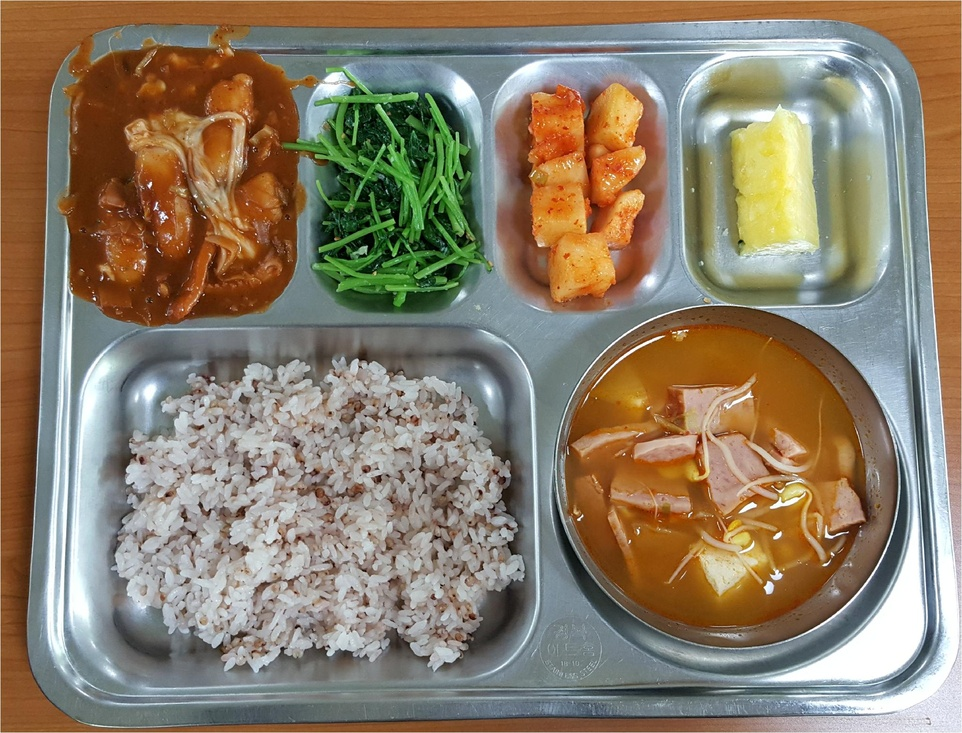
#> input picture APP(Android)/assets/images/meal1.jpg, 962 x 733 px, shrunk from 2048 x 1561 before the run; its folder holds only this picture in this run
$ python -i image_pro.test.py   (imports and definitions only)   (older library calls are emulated)
#> lines starting #> are read from the running program, lines starting #| are printed output that depends on the picture; after the words box and inside, x2 and y2 are one past the last pixel; in counts of white or black regions, pixels touching at a corner belong together
#> further down, picture is the input picture: shape (733, 962, 3); mean B, G, R 105, 125.5, 139.2
import cv2
import sys
import numpy as np
import os
import math
from skimage.feature import peak_local_max
from skimage.morphology import watershed
from scipy import ndimage
import imutils

import utill
'''
draw = cv2.rectangle(draw, (50, 50), (430, 270), (0, 255, 0), 2)
draw = cv2.rectangle(draw, (245, 155), (420, 260), (0, 255, 0), 2)
draw = cv2.rectangle(draw, (60, 155), (235, 260), (0, 255, 0), 2)

draw = cv2.rectangle(draw, (60, 60), (175, 145), (0, 255, 0), 2)
draw = cv2.rectangle(draw, (185, 60), (300, 145), (0, 255, 0), 2)
draw = cv2.rectangle(draw, (310, 60), (420, 145), (0, 255, 0), 2)
'''
class Image_Processing:
	def __init__(self,image):
		self.image = image
		self.images = cv2.cvtColor(self.image, cv2.COLOR_BGR2GRAY)
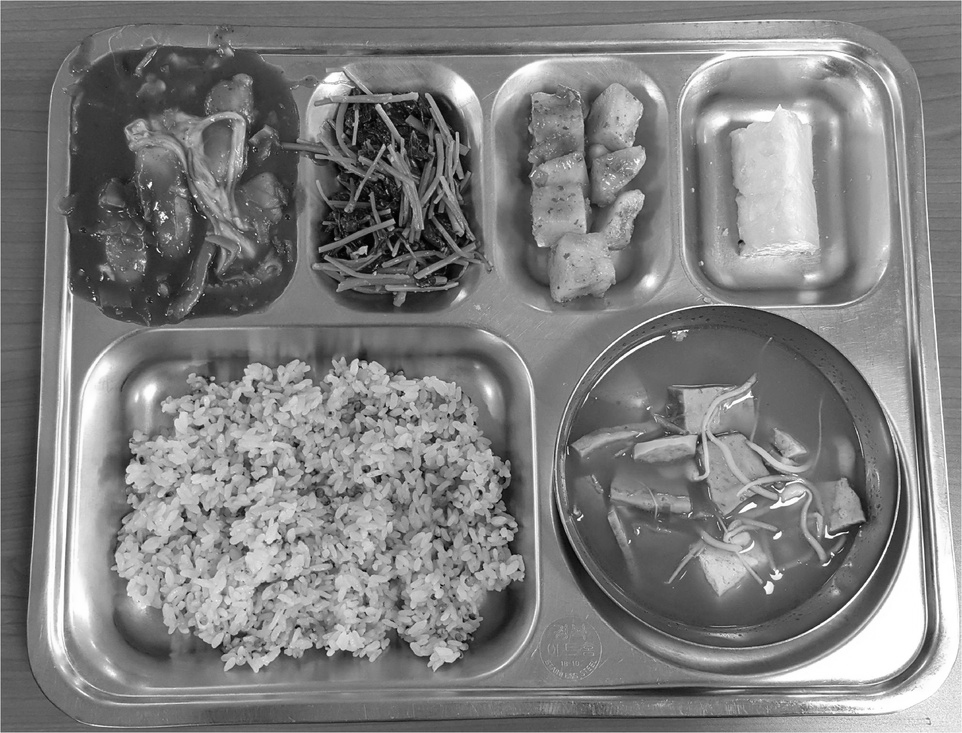
#> self.images: shape (733, 962); min 0, max 255, mean 127.3
		self.image_lenght_x,self.image_lenght_y,_ =  self.image.shape
#> self.image_lenght_x = 733; self.image_lenght_y = 962
		cv2.imwrite("1.png", self.image)
		# Set values equal to or above 220 to 0.
		# Set values below 220 to 255.
		im_th = cv2.threshold(self.images, 180, 255, cv2.THRESH_BINARY_INV)[1]
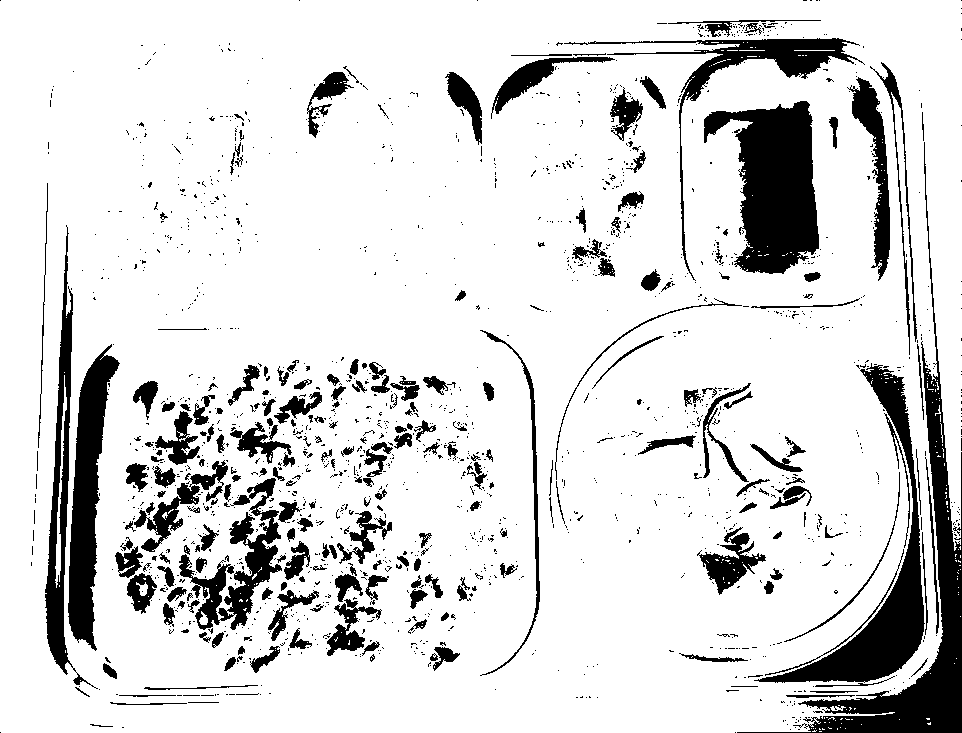
#> im_th: shape (733, 962); 85.6% white; 1690 black regions (1444 under 20 px), largest, box (x1, y1, x2, y2) and area: (737, 142, 962, 733) 12412, (704, 101, 819, 274) 12047, (754, 363, 925, 683) 9490
		# Copy the thresholded image.
		im_floodfill = im_th.copy()
		# Mask used to flood filling.
		# Notice the size needs to be 2 pixels than the image.
		h, w = im_th.shape[:2]
#> h = 733; w = 962
		mask = np.zeros((h+2, w+2), np.uint8)
		# Floodfill from point (0, 0)
		cv2.floodFill(im_floodfill, mask, (0,0), 255)
		# Invert floodfilled image
		im_floodfill_inv = cv2.bitwise_not(im_floodfill)
		# Combine the two images to get the foreground.
		self.thresh = im_th | im_floodfill_inv
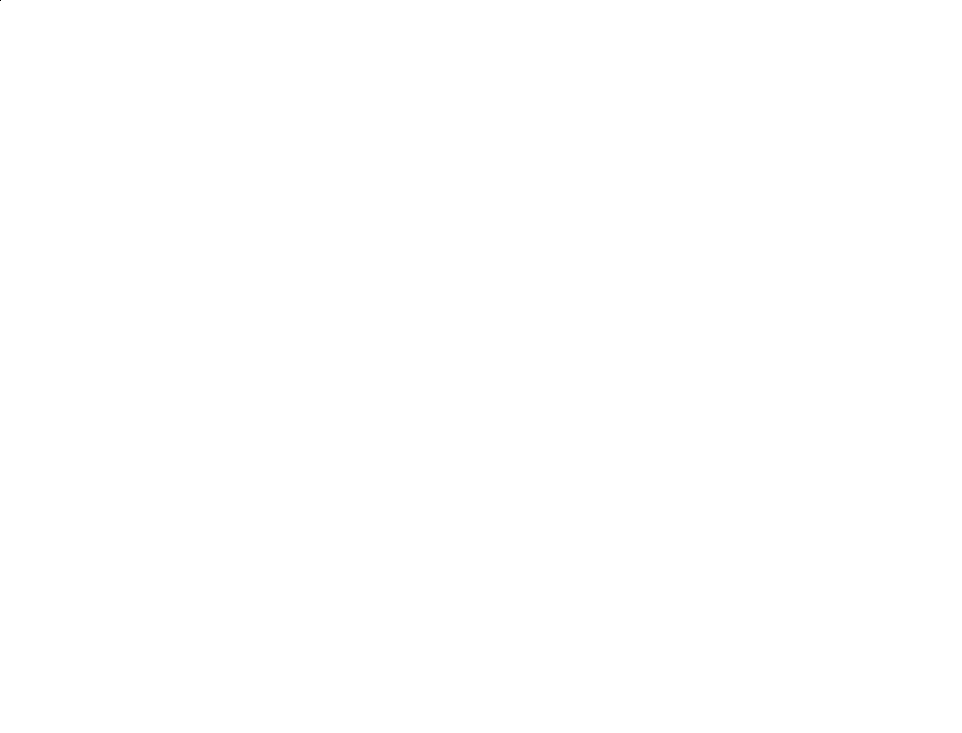
#> self.thresh: shape (733, 962); 100% white; black in thin lines or dots, all inside (x1, y1, x2, y2) = (0, 0, 1, 1)

		self.side_dish = []
		self.main_dish = []

		cv2.imshow("Thresh", self.thresh)
		cv2.waitKey(0)
		self.D = ndimage.distance_transform_edt(self.thresh)
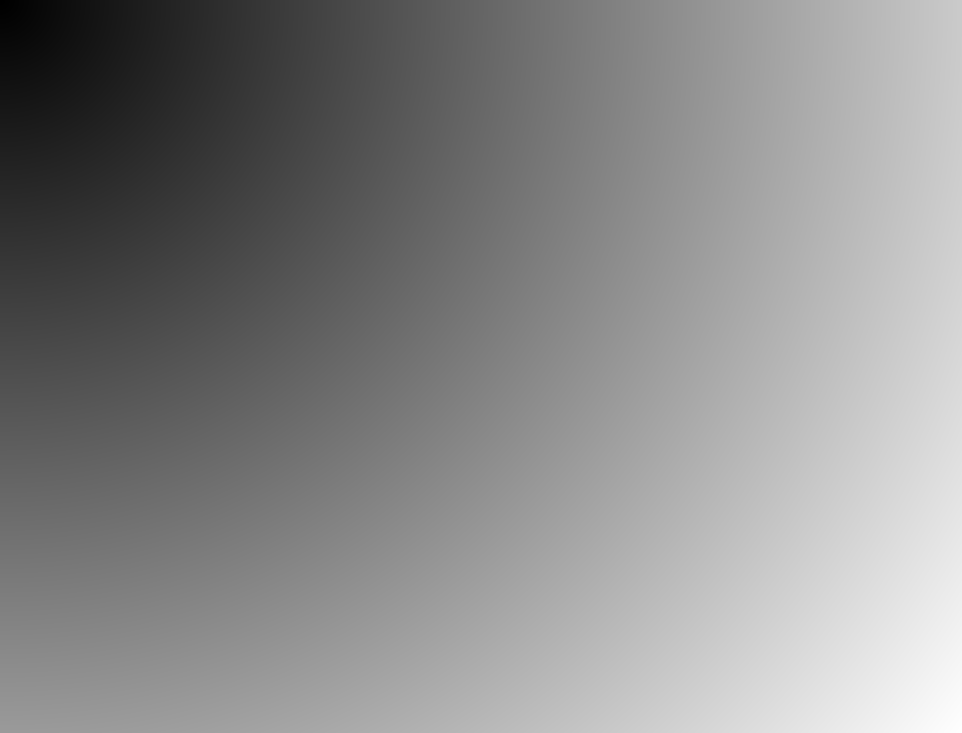
#> self.D: shape (733, 962) float64; min 0, max 1208, mean 651.5; drawn with min black and max white
		self.localMax = peak_local_max(self.D, indices=False, min_distance=20,
			labels=self.thresh)
#> self.localMax: shape (733, 962) bool; 0% white in thin lines or dots, all inside (x1, y1, x2, y2) = (941, 712, 942, 713)
		# perform a connected component analysis on the local peaks,
		# using 8-connectivity, then appy the Watershed algorithm
		self.markers = ndimage.label(self.localMax, structure=np.ones((3, 3)))[0]
		self.labels = watershed(-self.D, self.markers, mask=self.thresh)
		print("[INFO] {} unique segments found".format(len(np.unique(self.labels)) - 1))
#| [INFO] 1 unique segments found

		self.box_list = []
		for self.label in np.unique(self.labels):
			# if the label is zero, we are examining the 'background'
			# so simply ignore it
			if self.label == 0:
				continue
			# otherwise, allocate memory for the label region and draw
			# it on the mask
			self.mask = np.zeros(self.images.shape, dtype="uint8")
			self.mask[self.labels == self.label] = 255
			# detect contours in the mask and grab the largest one
			self.cnts = cv2.findContours(self.mask.copy(), cv2.RETR_EXTERNAL, cv2.CHAIN_APPROX_SIMPLE)
			self.cnts = imutils.grab_contours(self.cnts)
			self.c = max(self.cnts, key=cv2.contourArea)
			self.rect = cv2.minAreaRect(self.c)
			self.box = cv2.boxPoints(self.rect)
			self.box = np.int0(self.box)
			self.box_list.append(self.box)
#> this loop made 2 passes
#> (self.rect, self.box) on pass 2: (((480.5, 366), (732, 961), -90), [[961, 732], [0, 732], [0, 0], [961, 0]])
#> after the loop, self.box_list = [[[961, 732], [0, 732], [0, 0], [961, 0]]]

		self.split_rect()
		print("main_dish : {}, side_dish : {}".format(len(self.main_dish),len(self.side_dish)))

		# draw a circle enclosing the object
		self.rec_image = self.image.copy()
		self.cnt=1
		for self.box in self.side_dish:
			cv2.putText(self.rec_image, "#{}".format(self.cnt), (self.box[1][0]+((self.box[2][0]-self.box[1][0])//2), self.box[1][1]+20),
				cv2.FONT_HERSHEY_SIMPLEX, 0.6, (0, 0, 255), 2)
			cv2.drawContours(self.rec_image,[self.box],0,(0,255,0),3)
			self.cnt+=1
			cv2.imshow("Output"+str(self.cnt), self.rec_image[self.box[1][1]:self.box[0][1],self.box[1][0]:self.box[2][0]].copy())
			#cv2.imshow("Output"+str(cnt), rec_image[box[1][1]+10:box[0][1]-10,box[1][0]+20:box[2][0]-20].copy())
			cv2.waitKey(0)
			self.backProjection(self.image,self.rec_image[self.box[1][1]+10:self.box[0][1]-10,self.box[1][0]+20:self.box[2][0]-20])

		for self.box in self.main_dish:
			cv2.putText(self.rec_image, "#{}".format(self.cnt), (self.box[1][0]+((self.box[2][0]-self.box[1][0])//2), self.box[1][1]+20),
				cv2.FONT_HERSHEY_SIMPLEX, 0.6, (0, 0, 255), 2)
			cv2.drawContours(self.rec_image,[self.box],0,(0,255,0),3)
			self.cnt+=1

			cv2.imshow("Output"+str(self.cnt), self.rec_image[self.box[1][1]:self.box[0][1],self.box[1][0]:self.box[2][0]].copy())
			self.backProjection(self.image,self.rec_image[self.box[1][1]+40:self.box[0][1]-40,self.box[1][0]+40:self.box[2][0]-40].copy())

		cv2.imshow("Output", self.rec_image)
		cv2.waitKey(0)
		utill.main()
		print("bye")

	# backProjection Function
	def backProjection(self,img,roi):
		hsv = cv2.cvtColor(roi,cv2.COLOR_BGR2HSV)
		hsvt = cv2.cvtColor(img,cv2.COLOR_BGR2HSV)

		roihist = cv2.calcHist([hsv],[0,1],None,[180,256],[0,180,0,256])
		cv2.normalize(roihist,roihist,0,255,cv2.NORM_MINMAX)
		dst = cv2.calcBackProject([hsvt],[0,1],roihist,[0,180,0,256],1)

		disc = cv2.getStructuringElement(cv2.MORPH_ELLIPSE,(5,5))
		cv2.filter2D(dst,-1,disc,dst)

		thr = cv2.threshold(dst,50,255,0)[1]
		thr = cv2.merge((thr,thr,thr))
		res = cv2.bitwise_and(self.image,thr)
		cv2.imwrite('result{}.png'.format(self.cnt), res[self.box[1][1]:self.box[0][1],self.box[1][0]:self.box[2][0]])
		#print(self.cnt)

	# side_dish & main_dish split and split range
	def split_rect(self):
		self.ten_per = math.ceil((self.image_lenght_x/100)*10)
#> self.ten_per = 74
		self.box = list(a.tolist() for a in self.box_list)
#> self.box = [[[961, 732], [0, 732], [0, 0], [961, 0]]]
		self.side_y_list = list(b[1][1] for b in self.box)
#> self.side_y_list = [732]
		self.side_y = self.side_y_list[0]
#> self.side_y = 732
		self.side_dish = sorted(list(filter(lambda x : self.side_y-self.ten_per<=x[1][1] <= self.side_y+self.ten_per , self.box)), key= lambda x:x[1][0])
#> self.side_dish = [[[961, 732], [0, 732], [0, 0], [961, 0]]]
		self.main_dish = sorted(list(filter(lambda x : self.side_y-self.ten_per> x[1][1] or x[1][1]> self.side_y+self.ten_per , self.box)), key= lambda x:x[1][0])
#> self.main_dish = []

		if len(self.main_dish)==3:
			self.side_dish,self.main_dish = self.main_dish,self.side_dish

		self.side_dish = np.array(self.side_dish)
#> self.side_dish = [[961, 732], [0, 732], [0, 0], [961, 0]]
		self.main_dish = np.array(self.main_dish)
#> self.main_dish = empty array


# [2 lines not run here, left out]

>>> import cv2
>>> picture = cv2.imread('../../APP(Android)/assets/images/meal1.jpg')
>>> result = Image_Processing(picture).split_rect()
#| main_dish : 0, side_dish : 1
#> the loop in __init__, `for self.box in self.side_dish:` made 1 pass
#> (self.box, self.cnt) on pass 1: ([[961, 732], [0, 732], [0, 0], [961, 0]], 2)
#> after the loop in __init__, `for self.box in self.side_dish:`:
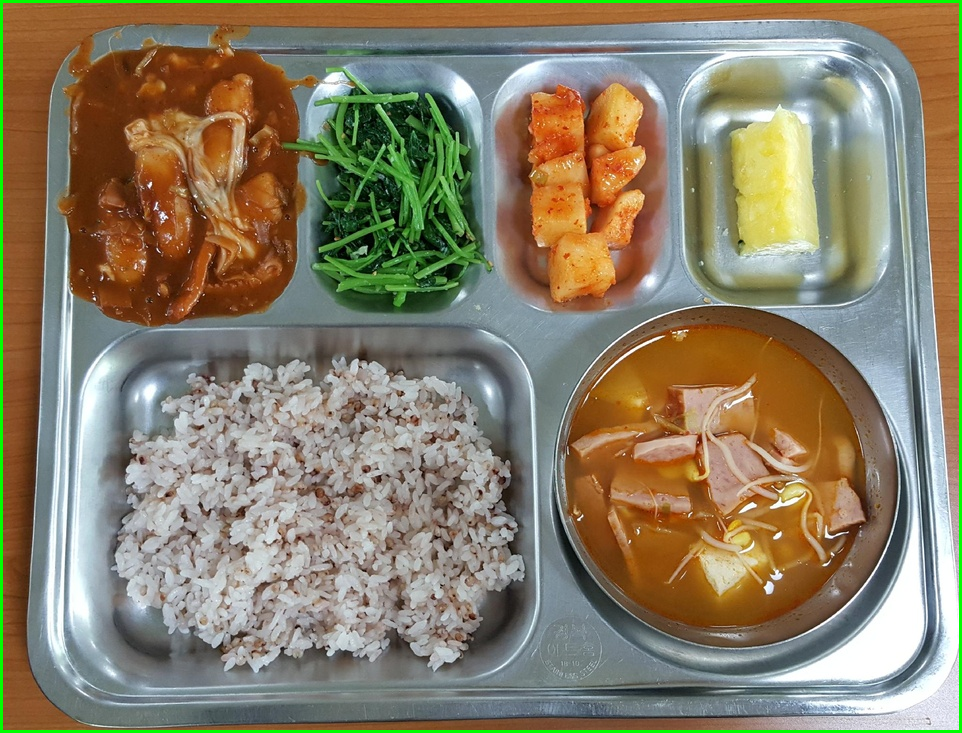
#> self.rec_image: shape (733, 962, 3); 1.44% of pixels changed, all inside (x1, y1, x2, y2) = (0, 0, 962, 733)
#> after the loop in __init__, `for self.box in self.side_dish:`: self.cnt = 2
#> (the run stopped early here; a loop or call above may not have finished)

$ run again, on APP(Android)/assets/images/meal2.jpg
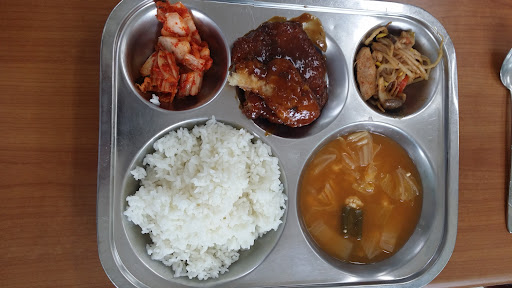
#> input picture APP(Android)/assets/images/meal2.jpg, 512 x 288 px
#> picture is the input picture: shape (288, 512, 3); mean B, G, R 88.2, 100.8, 123.2
#> in __init__, `im_th = cv2.threshold(self.images, 180, 255, cv2.THRESH_BINARY_INV)[1]`:
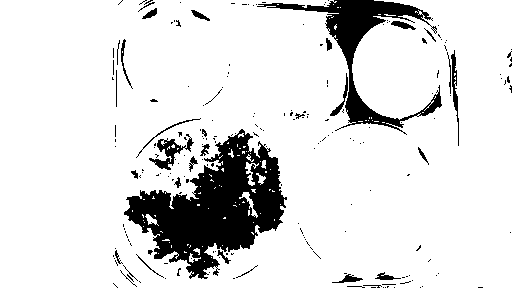
#> im_th: shape (288, 512); 87.5% white; 210 black regions (179 under 20 px), largest, box (x1, y1, x2, y2) and area: (124, 129, 287, 279) 11095, (257, 0, 442, 135) 4397, (149, 134, 194, 170) 491
#> self.thresh: shape (288, 512); every value is 255
#> self.localMax: shape (288, 512) bool; 0% white in thin lines or dots, all inside (x1, y1, x2, y2) = (491, 267, 492, 268)
#> self.labels: shape (288, 512) int32; every value is 1
#| [INFO] 0 unique segments found
#> the loop in __init__, `for self.label in np.unique(self.labels): # if the label is zero, we a..` made 1 pass
#> (self.c, self.rect, self.box) on pass 1: ([[0, 0], [0, 287], [511, 287], [511, 0]], ((255.5, 143.5), (287, 511), -90), [[511, 287], [0, 287], [0, 0], [511, 0]])
#> after the loop in __init__, `for self.label in np.unique(self.labels):`: self.box_list = [[[511, 287], [0, 287], [0, 0], [511, 0]]]
#> self.side_y_list = [287]
#> self.side_y = 287
#> in split_rect, `self.side_dish = sorted(list(filter(lambda x : self.side_y-self.ten_pe..`: self.side_dish = [[[511, 287], [0, 287], [0, 0], [511, 0]]]
#> in split_rect, `self.main_dish = sorted(list(filter(lambda x : self.side_y-self.ten_pe..`: self.main_dish = []
#> in split_rect, `self.side_dish = np.array(self.side_dish)`: self.side_dish = [[511, 287], [0, 287], [0, 0], [511, 0]]
#> in split_rect, `self.main_dish = np.array(self.main_dish)`: self.main_dish = empty array
#| main_dish : 0, side_dish : 1
#> the loop in __init__, `for self.box in self.side_dish:` made 1 pass
#> (self.box, self.cnt) on pass 1: ([[511, 287], [0, 287], [0, 0], [511, 0]], 2)
#> after the loop in __init__, `for self.box in self.side_dish:`:
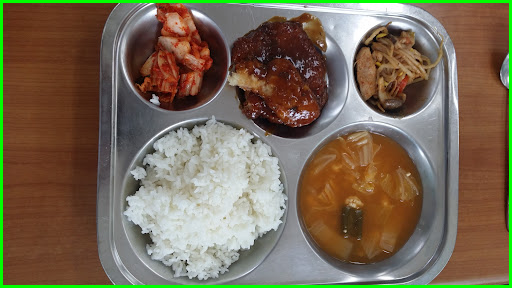
#> self.rec_image: shape (288, 512, 3); 3.23% of pixels changed, all inside (x1, y1, x2, y2) = (0, 0, 512, 288)
#> after the loop in __init__, `for self.box in self.side_dish:`: self.cnt = 2
